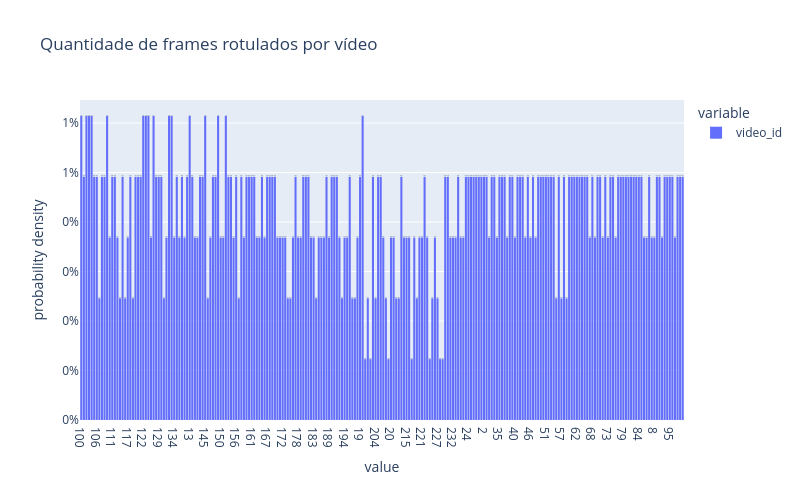

Source (notebook cell):
### Markdown cell above
### **Breve analise dos dados rotulados filtrados**

### Code cell
# Quantidade de frames rotulados por vídeo

fig = px.histogram(
    video_frame_df.video_id,
    title='Quantidade de frames rotulados por vídeo',
    histnorm='probability density',
    text_auto=True
)

fig.update_layout(
    bargap=0.2,
    yaxis_tickformat=',.0%',
    width=800,
    height=500
)

### Figure 1 — Plotly figure (JSON) as saved in the notebook; plotly's stock layout.template omitted (floating-point values rounded to 4 significant figures; data arrays with more than 128 entries replaced by an {"elided": "..."} marker saying what was removed)
{"data": [{"alignmentgroup": "True", "bingroup": "x", "histnorm": "probability density", "hovertemplate": "variable=video_id<br>value=%{x}<br>probability density=%{y}<extra></extra>", "legendgroup": "video_id", "marker": {"color": "#636efa", "pattern": {"shape": ""}}, "name": "video_id", "offsetgroup": "video_id", "orientation": "v", "showlegend": true, "texttemplate": "%{value}", "type": "histogram", "x": {"elided": "814 str values"}, "xaxis": "x", "yaxis": "y"}], "layout": {"bargap": 0.2, "barmode": "relative", "height": 500, "legend": {"title": {"text": "variable"}, "tracegroupgap": 0}, "title": {"text": "Quantidade de frames rotulados por vídeo"}, "width": 800, "xaxis": {"anchor": "y", "domain": [0, 1], "title": {"text": "value"}}, "yaxis": {"anchor": "x", "domain": [0, 1], "tickformat": ",.0%", "title": {"text": "probability density"}}}}
